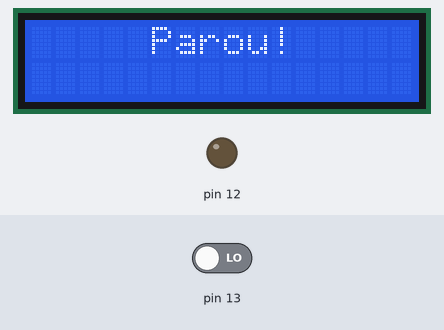
Bench run of a sketch on a simulated Arduino Uno, built with avr-gcc and run on an emulated ATmega328P. On the bench: 16×2 character LCD, output pins drawn as LEDs (lit = HIGH). Dashed ring = blinking. The test bench sets the inputs (shaded band); at power-on: pin 13 LOW.

Above: at 1.2 s.
1.3 s: pin 13 driven HIGH
At 2.8 s:
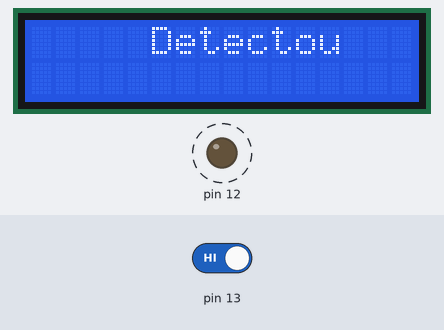
4.3 s: pin 13 driven LOW
At 5.6 s:
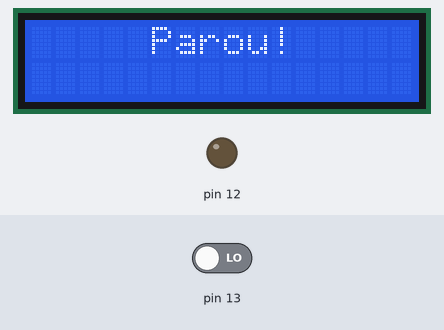
Timing chart, 0 to 7.3 s (numbered marks = the images above; inputs shaded):
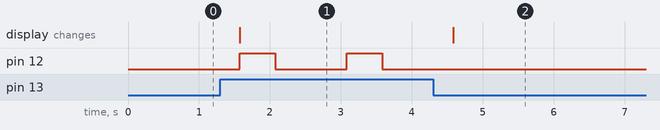

The sketch:

lab14.ino
```cpp
#include <LiquidCrystal.h>
LiquidCrystal lcd(2, 3, 4, 5, 6, 7);
const int ledPin(12);

void setup() {
  Serial.begin(9600);
  lcd.begin(16,2);
  lcd.print("Pronto");
  pinMode(ledPin, OUTPUT);
}

void loop() {
  int valorrecebido = digitalRead(13);
  if (valorrecebido > 0) {
    lcd.clear();
    lcd.setCursor(5,0);
    lcd.print("Detectou");
    digitalWrite(ledPin, HIGH);
    delay(500);
    digitalWrite(ledPin, LOW);
    delay(500);
  }else{
  	lcd.clear();
    lcd.setCursor(5,0);
    lcd.print("Parou!");
  }
 delay(500);
}
```

Measured:
- after the input at 1.3 s, pin 12: alternates HIGH for 0.50 s and LOW for 1.0 s, starting after 0.28 s; the display: changes after 0.28 s (image 1)
- after the input at 4.3 s, pin 12: stops changing and stays LOW; the display: changes after 0.28 s (image 2)
